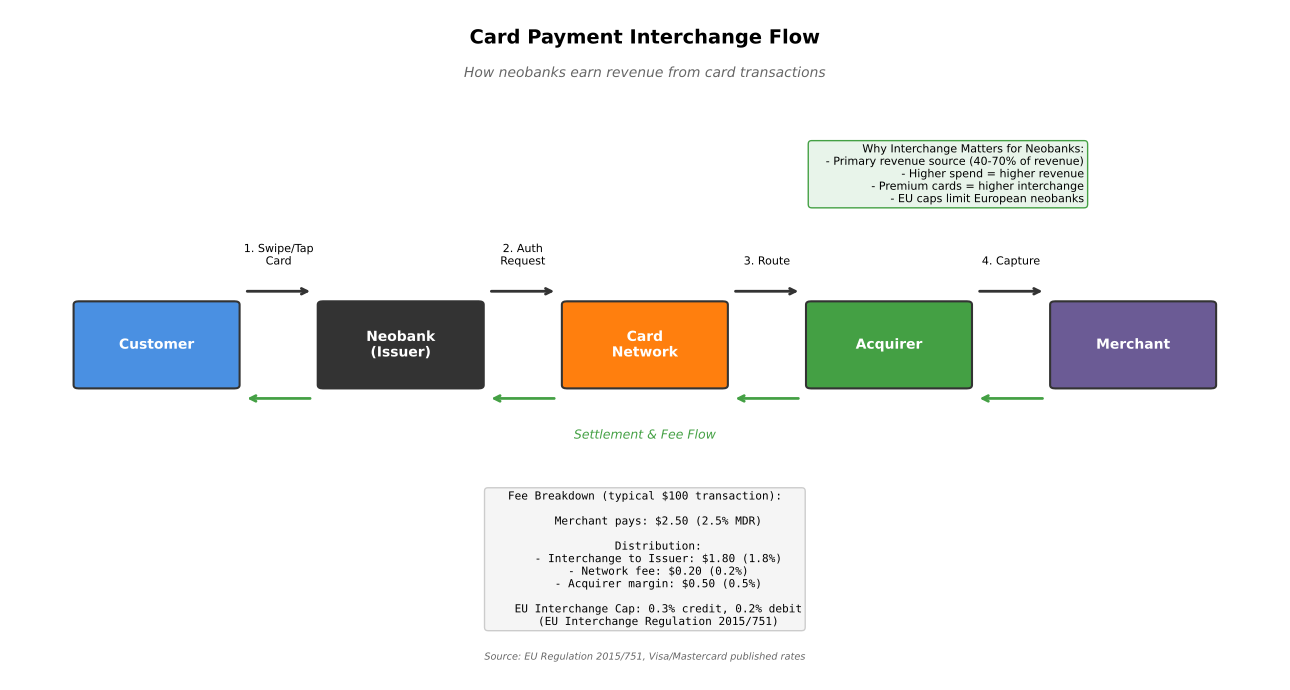

Write the Python code that produced this figure.
"""
Interchange Fee Flow Diagram
Shows how interchange fees flow between parties in card transactions

Output: interchange_flow.pdf
Module: module_01_fintech
Lesson: 4 - Neobanks
"""

from pathlib import Path
import matplotlib.pyplot as plt
import matplotlib.patches as mpatches
import numpy as np

CHART_METADATA = {
    'title': 'Interchange Fee Flow',
    'module': 'module_01_fintech',
    'lesson': 4,
    'url': 'https://github.com/Digital-AI-Finance/digital-finance/tree/main/module_01_fintech/figures/interchange_flow'
}

plt.rcParams.update({
    'font.size': 10,
    'axes.labelsize': 10,
})

def create_chart():
    """Create interchange fee flow diagram"""
    fig, ax = plt.subplots(figsize=(13, 7))
    ax.set_xlim(0, 13)
    ax.set_ylim(0, 10)
    ax.axis('off')

    # Entities
    entities = [
        ('Customer', 1.5, 5, '#4A90E2'),
        ('Neobank\n(Issuer)', 4, 5, '#333333'),
        ('Card\nNetwork', 6.5, 5, '#FF7F0E'),
        ('Acquirer', 9, 5, '#44A044'),
        ('Merchant', 11.5, 5, '#6B5B95'),
    ]

    # Draw entities
    for name, x, y, color in entities:
        rect = mpatches.FancyBboxPatch((x-0.8, y-0.6), 1.6, 1.2,
                                        boxstyle='round,pad=0.05',
                                        facecolor=color, edgecolor='#333333', lw=1.5)
        ax.add_patch(rect)
        ax.text(x, y, name, ha='center', va='center', fontsize=10,
               fontweight='bold', color='white')

    # Transaction flow (top arrows)
    ax.annotate('', xy=(3.1, 5.8), xytext=(2.4, 5.8),
               arrowprops=dict(arrowstyle='->', color='#333333', lw=2))
    ax.text(2.75, 6.2, '1. Swipe/Tap\nCard', ha='center', fontsize=8)

    ax.annotate('', xy=(5.6, 5.8), xytext=(4.9, 5.8),
               arrowprops=dict(arrowstyle='->', color='#333333', lw=2))
    ax.text(5.25, 6.2, '2. Auth\nRequest', ha='center', fontsize=8)

    ax.annotate('', xy=(8.1, 5.8), xytext=(7.4, 5.8),
               arrowprops=dict(arrowstyle='->', color='#333333', lw=2))
    ax.text(7.75, 6.2, '3. Route', ha='center', fontsize=8)

    ax.annotate('', xy=(10.6, 5.8), xytext=(9.9, 5.8),
               arrowprops=dict(arrowstyle='->', color='#333333', lw=2))
    ax.text(10.25, 6.2, '4. Capture', ha='center', fontsize=8)

    # Money flow (bottom arrows - reverse direction)
    ax.annotate('', xy=(2.4, 4.2), xytext=(3.1, 4.2),
               arrowprops=dict(arrowstyle='->', color='#44A044', lw=2))

    ax.annotate('', xy=(4.9, 4.2), xytext=(5.6, 4.2),
               arrowprops=dict(arrowstyle='->', color='#44A044', lw=2))

    ax.annotate('', xy=(7.4, 4.2), xytext=(8.1, 4.2),
               arrowprops=dict(arrowstyle='->', color='#44A044', lw=2))

    ax.annotate('', xy=(9.9, 4.2), xytext=(10.6, 4.2),
               arrowprops=dict(arrowstyle='->', color='#44A044', lw=2))

    # Fee breakdown box
    fee_box = """Fee Breakdown (typical $100 transaction):

    Merchant pays: $2.50 (2.5% MDR)

    Distribution:
    - Interchange to Issuer: $1.80 (1.8%)
    - Network fee: $0.20 (0.2%)
    - Acquirer margin: $0.50 (0.5%)

    EU Interchange Cap: 0.3% credit, 0.2% debit
    (EU Interchange Regulation 2015/751)"""

    ax.text(6.5, 1.8, fee_box, ha='center', va='center', fontsize=8,
           bbox=dict(boxstyle='round', facecolor='#F5F5F5', edgecolor='#CCCCCC'),
           family='monospace')

    # Why this matters for neobanks
    neobank_box = """Why Interchange Matters for Neobanks:
    - Primary revenue source (40-70% of revenue)
    - Higher spend = higher revenue
    - Premium cards = higher interchange
    - EU caps limit European neobanks"""

    ax.text(11, 8, neobank_box, ha='right', va='top', fontsize=8,
           bbox=dict(boxstyle='round', facecolor='#E8F4EA', edgecolor='#44A044'))

    # Title
    ax.text(6.5, 9.5, 'Card Payment Interchange Flow', fontsize=14, fontweight='bold', ha='center')
    ax.text(6.5, 9, 'How neobanks earn revenue from card transactions', fontsize=10,
           ha='center', style='italic', color='#666666')

    # Money flow label
    ax.text(6.5, 3.6, 'Settlement & Fee Flow', fontsize=9, ha='center',
           style='italic', color='#44A044')

    # Source
    ax.text(6.5, 0.3, 'Source: EU Regulation 2015/751, Visa/Mastercard published rates',
           fontsize=7, ha='center', style='italic', color='#666666')

    plt.tight_layout()

    output_path = Path(__file__).parent / 'interchange_flow.pdf'
    plt.savefig(output_path, format='pdf', dpi=300, bbox_inches='tight')
    plt.close()
    print(f"Chart saved to: {output_path}")
    return output_path

if __name__ == '__main__':
    create_chart()
